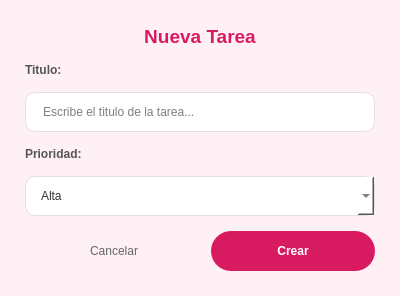
<?xml version="1.0" encoding="UTF-8"?>
<ui version="4.0">
 <class>NuevaTareaDialog</class>
 <widget class="QDialog" name="NuevaTareaDialog">
  <property name="geometry">
   <rect>
    <x>0</x>
    <y>0</y>
    <width>400</width>
    <height>280</height>
   </rect>
  </property>
  <property name="windowTitle">
   <string>Nueva Tarea</string>
  </property>
  <property name="styleSheet">
   <string notr="true">QDialog {
    background-color: #FFF0F5;
}</string>
  </property>
  <layout class="QVBoxLayout" name="mainLayout">
   <property name="spacing">
    <number>15</number>
   </property>
   <property name="leftMargin">
    <number>25</number>
   </property>
   <property name="topMargin">
    <number>25</number>
   </property>
   <property name="rightMargin">
    <number>25</number>
   </property>
   <property name="bottomMargin">
    <number>25</number>
   </property>
   <item>
    <widget class="QLabel" name="lblTitulo">
     <property name="font">
      <font>
       <family>Segoe UI</family>
       <pointsize>14</pointsize>
       <weight>75</weight>
       <bold>true</bold>
      </font>
     </property>
     <property name="styleSheet">
      <string notr="true">color: #D81B60;</string>
     </property>
     <property name="text">
      <string>Nueva Tarea</string>
     </property>
     <property name="alignment">
      <set>Qt::AlignCenter</set>
     </property>
    </widget>
   </item>
   <item>
    <widget class="QLabel" name="lblNombre">
     <property name="styleSheet">
      <string notr="true">font-weight: bold; color: #555;</string>
     </property>
     <property name="text">
      <string>Titulo:</string>
     </property>
    </widget>
   </item>
   <item>
    <widget class="QLineEdit" name="inputTitulo">
     <property name="minimumSize">
      <size>
       <width>0</width>
       <height>40</height>
      </size>
     </property>
     <property name="styleSheet">
      <string notr="true">
QLineEdit {
    border: 1px solid #E0E0E0;
    border-radius: 10px;
    padding-left: 15px;
    background-color: white;
}
QLineEdit:focus { border: 1px solid #D81B60; }
      </string>
     </property>
     <property name="placeholderText">
      <string>Escribe el titulo de la tarea...</string>
     </property>
    </widget>
   </item>
   <item>
    <widget class="QLabel" name="lblPrioridad">
     <property name="styleSheet">
      <string notr="true">font-weight: bold; color: #555;</string>
     </property>
     <property name="text">
      <string>Prioridad:</string>
     </property>
    </widget>
   </item>
   <item>
    <widget class="QComboBox" name="comboPrioridad">
     <property name="minimumSize">
      <size>
       <width>0</width>
       <height>40</height>
      </size>
     </property>
     <property name="styleSheet">
      <string notr="true">
QComboBox {
    border: 1px solid #E0E0E0;
    border-radius: 10px;
    padding-left: 15px;
    background-color: white;
    color: #333;
}
QComboBox QAbstractItemView {
    background-color: white;
    color: #333;
    selection-background-color: #FCE4EC;
    selection-color: #D81B60;
}
      </string>
     </property>
     <item>
      <property name="text">
       <string>Alta</string>
      </property>
     </item>
     <item>
      <property name="text">
       <string>Media</string>
      </property>
     </item>
     <item>
      <property name="text">
       <string>Baja</string>
      </property>
     </item>
    </widget>
   </item>
   <item>
    <layout class="QHBoxLayout" name="layoutBotones">
     <item>
      <spacer name="spacer">
       <property name="orientation">
        <enum>Qt::Horizontal</enum>
       </property>
      </spacer>
     </item>
     <item>
      <widget class="QPushButton" name="btnCancelar">
       <property name="minimumSize">
        <size>
         <width>100</width>
         <height>40</height>
        </size>
       </property>
       <property name="styleSheet">
        <string notr="true">
QPushButton {
    background-color: transparent;
    color: #666;
    border-radius: 20px;
}
QPushButton:hover { background-color: #F0F0F0; }
        </string>
       </property>
       <property name="text">
        <string>Cancelar</string>
       </property>
      </widget>
     </item>
     <item>
      <widget class="QPushButton" name="btnCrear">
       <property name="minimumSize">
        <size>
         <width>100</width>
         <height>40</height>
        </size>
       </property>
       <property name="styleSheet">
        <string notr="true">
QPushButton {
    background-color: #D81B60;
    color: white;
    border-radius: 20px;
    font-weight: bold;
}
QPushButton:hover { background-color: #C2185B; }
        </string>
       </property>
       <property name="text">
        <string>Crear</string>
       </property>
      </widget>
     </item>
    </layout>
   </item>
  </layout>
 </widget>
 <resources/>
 <connections>
  <connection>
   <sender>btnCancelar</sender>
   <signal>clicked()</signal>
   <receiver>NuevaTareaDialog</receiver>
   <slot>reject()</slot>
   <hints>
    <hint type="sourcelabel"><x>200</x><y>250</y></hint>
    <hint type="destinationlabel"><x>200</x><y>140</y></hint>
   </hints>
  </connection>
  <connection>
   <sender>btnCrear</sender>
   <signal>clicked()</signal>
   <receiver>NuevaTareaDialog</receiver>
   <slot>accept()</slot>
   <hints>
    <hint type="sourcelabel"><x>320</x><y>250</y></hint>
    <hint type="destinationlabel"><x>200</x><y>140</y></hint>
   </hints>
  </connection>
 </connections>
</ui>
